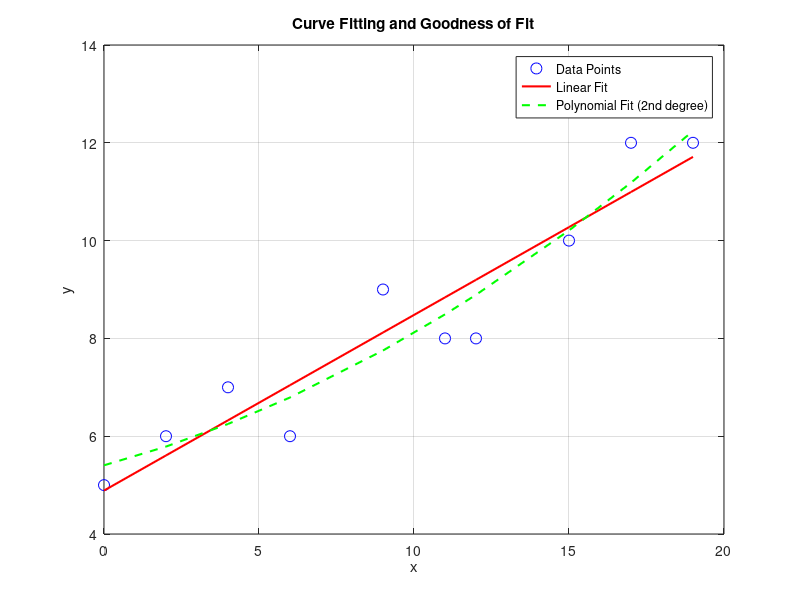

The MATLAB source for this figure:
% Given data points
x = [0, 2, 4, 6, 9, 11, 12, 15, 17, 19];
y = [5, 6, 7, 6, 9, 8, 8, 10, 12, 12];

% Linear Regression by Hand Calculation
n = length(x);
x_bar = mean(x);
y_bar = mean(y);

SS_xy = sum((x - x_bar) .* (y - y_bar));
SS_xx = sum((x - x_bar) .^ 2);

m = SS_xy / SS_xx;
b = y_bar - m * x_bar;

fprintf('Linear Regression by Hand:\n');
fprintf('Slope (m) = %.4f\n', m);
fprintf('Y-Intercept (b) = %.4f\n', b);

% Linear Regression using polyfit (degree 1) in MATLAB
p_linear = polyfit(x, y, 1);

fprintf('\nLinear Regression using polyfit:\n');
fprintf('Slope (m) = %.4f\n', p_linear(1));
fprintf('Y-Intercept (b) = %.4f\n', p_linear(2));

% Polynomial Regression using polyfit (degree 2) in MATLAB
p_poly = polyfit(x, y, 2);

% Evaluate Goodness of Fit (R-squared) for Linear and Polynomial (2nd degree) Models
y_fit_linear = polyval(p_linear, x);
y_fit_poly = polyval(p_poly, x);

SS_tot = sum((y - y_bar) .^ 2);
SS_res_linear = sum((y - y_fit_linear) .^ 2);
SS_res_poly = sum((y - y_fit_poly) .^ 2);

R2_linear = 1 - (SS_res_linear / SS_tot);
R2_poly = 1 - (SS_res_poly / SS_tot);

fprintf('\nGoodness of Fit (R-squared):\n');
fprintf('Linear Fit: R^2 = %.4f\n', R2_linear);
fprintf('Polynomial Fit (2nd degree): R^2 = %.4f\n', R2_poly);

% Plotting
figure;
plot(x, y, 'bo', 'MarkerSize', 8);
hold on;
plot(x, y_fit_linear, 'r-', 'LineWidth', 1.5);
plot(x, y_fit_poly, 'g--', 'LineWidth', 1.5);
xlabel('x');
ylabel('y');
title('Curve Fitting and Goodness of Fit');
legend('Data Points', 'Linear Fit', 'Polynomial Fit (2nd degree)', 'Location', 'best');
grid on;
